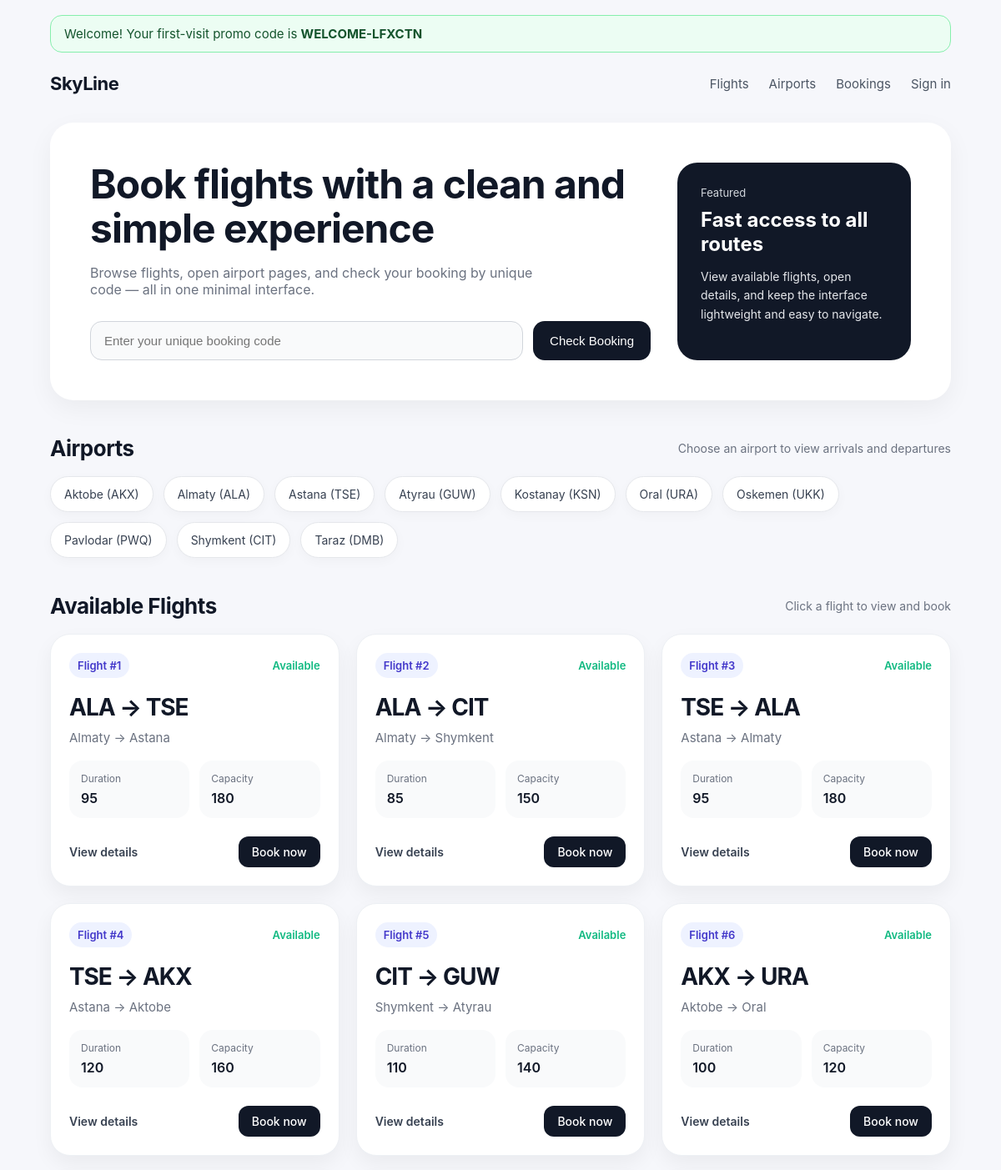
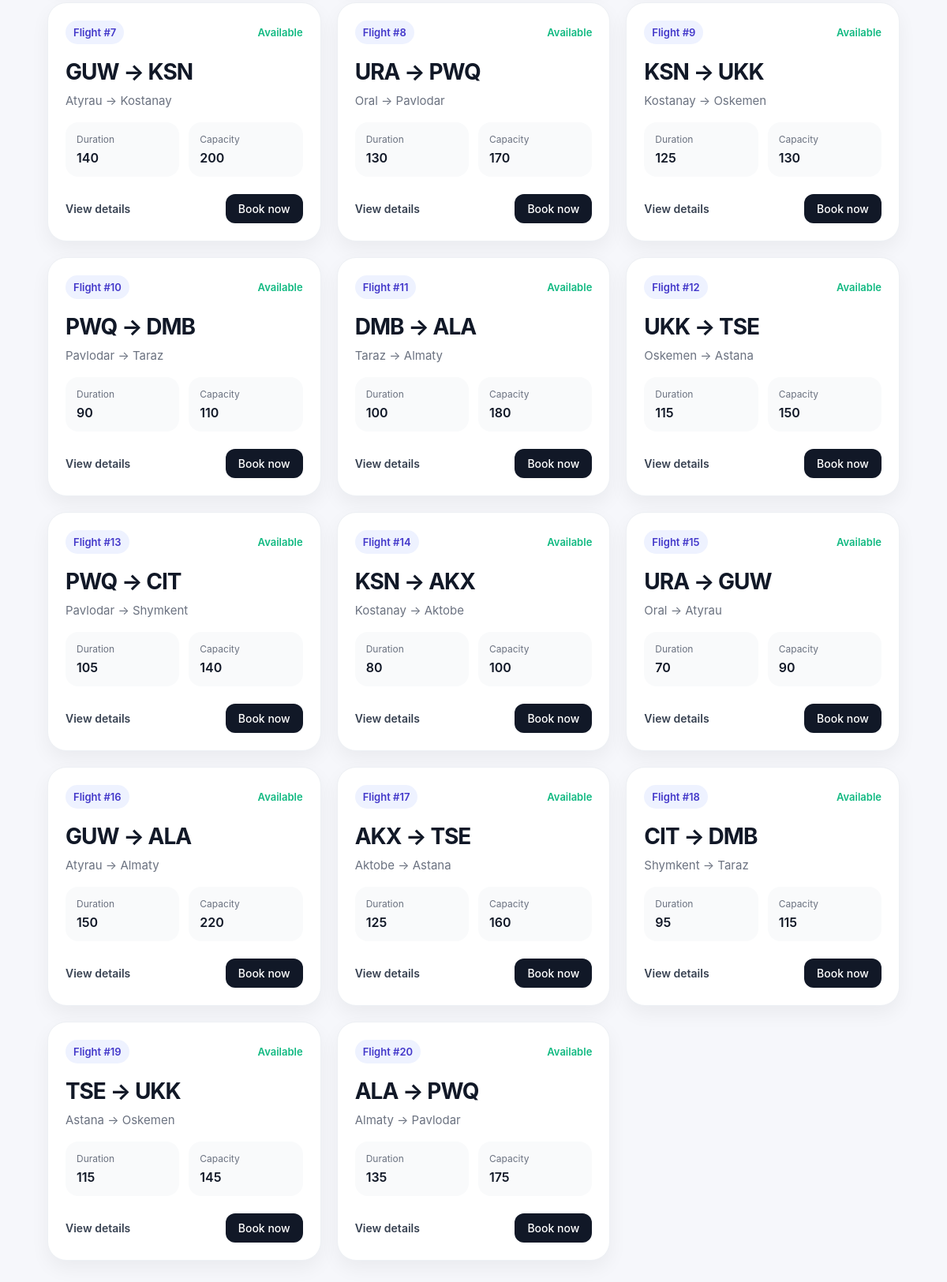
The page / on the database its author committed (2 pictures, top to bottom).
### flights/models.py (models this page shows, shortened)
class Airport(models.Model):
    code = models.CharField(max_length=3, unique=True)
    city = models.CharField(max_length=64)

class Flight(models.Model):
    origin = models.ForeignKey(
        Airport,
        on_delete=models.CASCADE,
        related_name="departures"
    )
    destination = models.ForeignKey(
        Airport,
        on_delete=models.CASCADE,
        related_name="arrivals"
    )
    duration = models.IntegerField()
    capacity = models.PositiveIntegerField()

### flights/views.py (the view)
# urls.py: path("", views.index, name="index"),
def index(request):
    flights = Flight.objects.select_related("origin", "destination").all()
    airports = Airport.objects.all().order_by("city")
    show_promo_banner = request.session.pop("show_promo_banner", False)
    promo_code = request.session.get("promo_code")
    return render(request, "flights/index.html", {
        "flights": flights,
        "airports": airports,
        "show_promo_banner": show_promo_banner,
        "promo_code": promo_code,
    })

### flights/templates/flights/index.html (shortened to what this page needs)
{% load static %}
<!DOCTYPE html>
<html lang="en">
<head>
    <link rel="stylesheet" href="{% static 'flights/index.css' %}">
</head>
<body>
  <div class="container">
    {% if show_promo_banner and promo_code %}
      <div class="promo-banner">
        Welcome! Your first-visit promo code is <strong>{{ promo_code }}</strong>
      </div>
    {% endif %}
    <nav class="navbar">
      <div class="logo">SkyLine</div>
        <div class="nav-links">
            <a href="#flights">Flights</a>
            <a href="#airports">Airports</a>
            <a href="{% url 'bookings' %}">Bookings</a>
            {% if user.is_authenticated %}
                <a href="{% url 'profile' %}" class="nav-btn">{{ user.username }}</a>
            {% else %}
                <a href="{% url 'login' %}" class="nav-btn">Sign in</a>
            {% endif %}
        </div>
    </nav>
    <section class="hero">
      <div class="hero-left">
        <h1>Book flights with a clean and simple experience</h1>
        <p>
          Browse flights, open airport pages, and check your booking by unique code — all in one minimal interface.
        </p>
<form class="booking-check" method="POST" action="{% url 'check_booking' %}">
    <input
        type="text"
        name="code"
        placeholder="Enter your unique booking code"
        required
    >
    <button type="submit">Check Booking</button>
</form>
      </div>
      <div class="hero-right">
        <div>
          <div class="small">Featured</div>
          <h3>Fast access to all routes</h3>
          <p>
            View available flights, open details, and keep the interface lightweight and easy to navigate.
          </p>
        </div>
      </div>
    </section>
    <section class="section" id="airports">
      <div class="section-header">
        <h2>Airports</h2>
        <span>Choose an airport to view arrivals and departures</span>
      </div>
      <div class="airport-list">
          {% for airport in airports %}
              <a href="{% url 'airport' airport.id %}" class="airport-chip">{{ airport.city }} ({{ airport.code }})</a>
          {% endfor %}
      </div>
    </section>
    <section class="section" id="flights">
      <div class="section-header">
        <h2>Available Flights</h2>
        <span>Click a flight to view and book</span>
      </div>
      <div class="flights-grid">
          {% for flight in flights %}
              <div class="flight-card">
          <div class="flight-top">
            <div class="flight-id">Flight #{{ flight.id }}</div>
            <div class="status">{% if flight.capacity > 0 %}Available{% else %}Not Available{% endif %}</div>
          </div>
          <div class="route">{{ flight.origin.code }} → {{ flight.destination.code }}</div>
          <div class="cities">{{ flight.origin.city }} → {{ flight.destination.city }}</div>
          <div class="flight-info">
            <div class="info-box">
              <div class="label">Duration</div>
              <div class="value">{{ flight.duration }}</div>
            </div>
            <div class="info-box">
              <div class="label">Capacity</div>
              <div class="value">{{ flight.capacity }}</div>
            </div>
          </div>
          <div class="flight-actions">
            <a href="{% url 'flight' flight.id %}" class="details-link">View details</a>
            {% if user.is_authenticated %}
                <a href="{% url 'book_flight' flight.id %}" class="book-btn">Book now</a>
            {% else %}
                <a href="{% url 'login' %}?next={% url 'book_flight' flight.id %}" class="book-btn">Book now</a>
            {% endif %}
          </div>
        </div>
          {% endfor %}
        </div>
    </section>
    <div class="footer-space"></div>
  </div>
</body>
</html>

### flights/static/flights/index.css (style rules this page uses)
* { margin: 0; padding: 0; box-sizing: border-box; }
html { scroll-behavior: smooth; }
body { font-family: Inter, Arial, sans-serif; background: #f6f7fb; color: #111827; }
a { text-decoration: none; color: inherit; }
.container { width: 90%; max-width: 1200px; margin: 0 auto; }
.promo-banner { margin-top: 18px; background: #ecfdf3; border: 1px solid #86efac; color: #14532d; border-radius: 14px; padding: 12px 16px; font-size: 15px; }
.navbar { display: flex; justify-content: space-between; align-items: center; padding: 24px 0; }
.logo { font-size: 22px; font-weight: 700; letter-spacing: -0.5px; }
.nav-links { display: flex; gap: 24px; font-size: 15px; color: #4b5563; }
.hero { margin-top: 10px; background: white; border-radius: 28px; padding: 48px; box-shadow: 0 10px 30px rgba(0, 0, 0, 0.05); display: flex; justify-content: space-between; gap: 32px; flex-wrap: wrap; }
.hero-left { flex: 1; min-width: 280px; }
.hero-left h1 { font-size: 48px; line-height: 1.1; margin-bottom: 16px; letter-spacing: -1px; }
.hero-left p { font-size: 16px; color: #6b7280; max-width: 560px; margin-bottom: 28px; }
.booking-check { display: flex; gap: 12px; flex-wrap: wrap; }
.booking-check input { flex: 1; min-width: 220px; padding: 14px 16px; border: 1px solid #d1d5db; border-radius: 14px; background: #f9fafb; font-size: 15px; outline: none; }
.booking-check button { padding: 14px 20px; border: none; border-radius: 14px; background: #111827; color: white; font-size: 15px; cursor: pointer; transition: 0.2s ease; }
.hero-right { width: 280px; min-width: 260px; background: #111827; color: white; border-radius: 24px; padding: 28px; display: flex; flex-direction: column; justify-content: space-between; }
.hero-right .small { font-size: 13px; color: #d1d5db; margin-bottom: 10px; }
.hero-right h3 { font-size: 24px; margin-bottom: 14px; }
.hero-right p { font-size: 14px; color: #e5e7eb; line-height: 1.6; }
.section { margin-top: 42px; }
.section-header { display: flex; justify-content: space-between; align-items: center; margin-bottom: 18px; }
.section-header h2 { font-size: 26px; letter-spacing: -0.5px; }
.section-header span { color: #6b7280; font-size: 14px; }
.airport-list { display: flex; flex-wrap: wrap; gap: 12px; }
.airport-chip { padding: 12px 16px; border-radius: 999px; background: white; border: 1px solid #e5e7eb; box-shadow: 0 4px 14px rgba(0, 0, 0, 0.03); transition: 0.2s ease; font-size: 14px; color: #374151; }
.flights-grid { display: grid; grid-template-columns: repeat(auto-fit, minmax(290px, 1fr)); gap: 20px; }
.flight-card { background: white; border-radius: 24px; padding: 22px; box-shadow: 0 10px 24px rgba(0, 0, 0, 0.05); border: 1px solid #edf0f4; transition: 0.2s ease; }
.flight-top { display: flex; justify-content: space-between; align-items: center; margin-bottom: 18px; }
.flight-id { font-size: 13px; background: #eef2ff; color: #4338ca; padding: 7px 10px; border-radius: 999px; font-weight: 600; }
.status { font-size: 13px; color: #10b981; font-weight: 600; }
.route { font-size: 28px; font-weight: 700; letter-spacing: -1px; margin-bottom: 10px; }
.cities { color: #6b7280; margin-bottom: 18px; font-size: 15px; }
.flight-info { display: flex; justify-content: space-between; gap: 12px; margin-bottom: 22px; }
.info-box { flex: 1; background: #f9fafb; border-radius: 16px; padding: 14px; }
.info-box .label { font-size: 12px; color: #6b7280; margin-bottom: 6px; }
.info-box .value { font-size: 16px; font-weight: 600; }
.flight-actions { display: flex; justify-content: space-between; align-items: center; }
.details-link { font-size: 14px; font-weight: 600; color: #374151; }
.book-btn { padding: 10px 16px; border-radius: 12px; background: #111827; color: white; font-size: 14px; font-weight: 500; }
.footer-space { height: 60px; }

### rows shown on the page
Airport: city "Aktobe", code "AKX"
Airport: city "Almaty", code "ALA"
Airport: city "Astana", code "TSE"
Airport: city "Atyrau", code "GUW"
Airport: city "Kostanay", code "KSN"
Airport: city "Oral", code "URA"
Airport: city "Oskemen", code "UKK"
Airport: city "Pavlodar", code "PWQ"
Airport: city "Shymkent", code "CIT"
Airport: city "Taraz", code "DMB"
Flight: id "1", shows "Available", origin.code "ALA", destination.code "TSE", origin.city "Almaty", destination.city "Astana", duration "95", capacity "180"
Flight: id "2", shows "Available", origin.code "ALA", destination.code "CIT", origin.city "Almaty", destination.city "Shymkent", duration "85", capacity "150"
Flight: id "3", shows "Available", origin.code "TSE", destination.code "ALA", origin.city "Astana", destination.city "Almaty", duration "95", capacity "180"
Flight: id "4", shows "Available", origin.code "TSE", destination.code "AKX", origin.city "Astana", destination.city "Aktobe", duration "120", capacity "160"
Flight: id "5", shows "Available", origin.code "CIT", destination.code "GUW", origin.city "Shymkent", destination.city "Atyrau", duration "110", capacity "140"
Flight: id "6", shows "Available", origin.code "AKX", destination.code "URA", origin.city "Aktobe", destination.city "Oral", duration "100", capacity "120"
Flight: id "7", shows "Available", origin.code "GUW", destination.code "KSN", origin.city "Atyrau", destination.city "Kostanay", duration "140", capacity "200"
Flight: id "8", shows "Available", origin.code "URA", destination.code "PWQ", origin.city "Oral", destination.city "Pavlodar", duration "130", capacity "170"
Flight: id "9", shows "Available", origin.code "KSN", destination.code "UKK", origin.city "Kostanay", destination.city "Oskemen", duration "125", capacity "130"
Flight: id "10", shows "Available", origin.code "PWQ", destination.code "DMB", origin.city "Pavlodar", destination.city "Taraz", duration "90", capacity "110"
Flight: id "11", shows "Available", origin.code "DMB", destination.code "ALA", origin.city "Taraz", destination.city "Almaty", duration "100", capacity "180"
Flight: id "12", shows "Available", origin.code "UKK", destination.code "TSE", origin.city "Oskemen", destination.city "Astana", duration "115", capacity "150"
Flight: id "13", shows "Available", origin.code "PWQ", destination.code "CIT", origin.city "Pavlodar", destination.city "Shymkent", duration "105", capacity "140"
Flight: id "14", shows "Available", origin.code "KSN", destination.code "AKX", origin.city "Kostanay", destination.city "Aktobe", duration "80", capacity "100"
Flight: id "15", shows "Available", origin.code "URA", destination.code "GUW", origin.city "Oral", destination.city "Atyrau", duration "70", capacity "90"
Flight: id "16", shows "Available", origin.code "GUW", destination.code "ALA", origin.city "Atyrau", destination.city "Almaty", duration "150", capacity "220"
Flight: id "17", shows "Available", origin.code "AKX", destination.code "TSE", origin.city "Aktobe", destination.city "Astana", duration "125", capacity "160"
Flight: id "18", shows "Available", origin.code "CIT", destination.code "DMB", origin.city "Shymkent", destination.city "Taraz", duration "95", capacity "115"
Flight: id "19", shows "Available", origin.code "TSE", destination.code "UKK", origin.city "Astana", destination.city "Oskemen", duration "115", capacity "145"
Flight: id "20", shows "Available", origin.code "ALA", destination.code "PWQ", origin.city "Almaty", destination.city "Pavlodar", duration "135", capacity "175"

### other values the page prints
{{ promo_code }} "WELCOME-LFXCTN"
